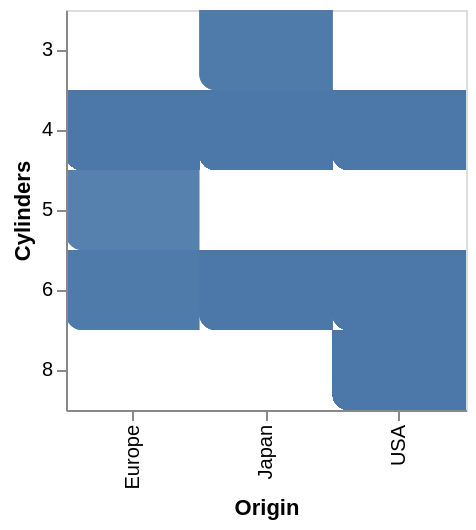

Vega-Lite specification stored for this chart:
### Vega-Lite specification from a JSON file in a GitHub repository (floating-point values rounded to 4 significant figures; data arrays with more than 128 entries replaced by an {"elided": "..."} marker saying what was removed)
{"$schema": "https://vega.github.io/schema/vega-lite/v5.json", "data": {"values": {"elided": "406 records"}}, "encoding": {"x": {"field": "Origin", "type": "nominal"}, "y": {"field": "Cylinders", "type": "ordinal"}}, "height": 200, "mark": {"cornerRadiusBottomLeft": 8, "opacity": 0.6, "size": 30, "type": "rect"}, "width": 200}
